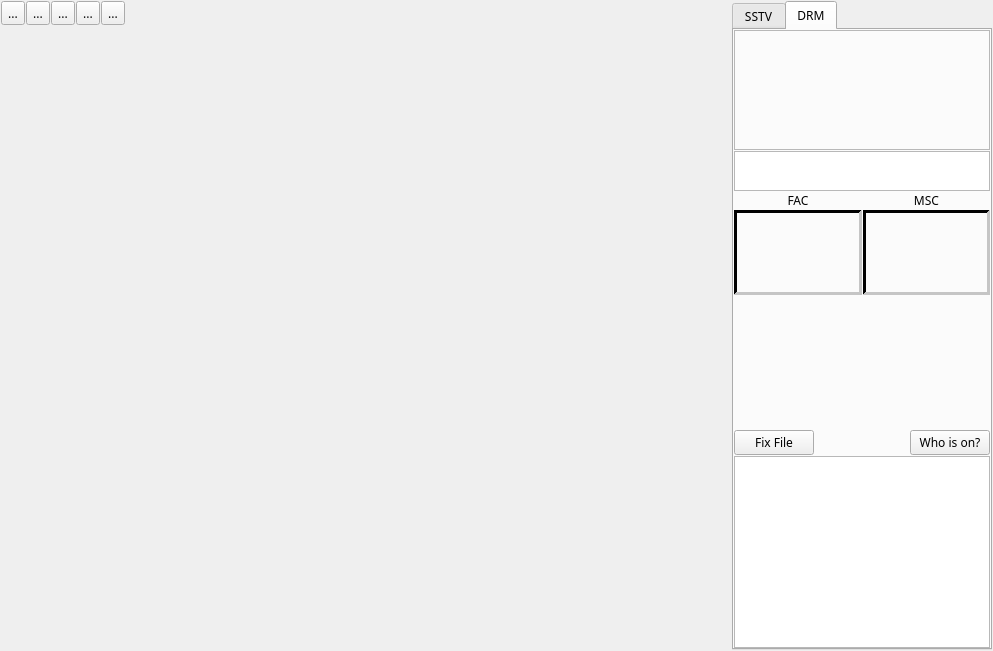
<?xml version="1.0" encoding="UTF-8"?>
<ui version="4.0">
 <class>rxWidget</class>
 <widget class="QWidget" name="rxWidget">
  <property name="geometry">
   <rect>
    <x>0</x>
    <y>0</y>
    <width>993</width>
    <height>651</height>
   </rect>
  </property>
  <property name="sizePolicy">
   <sizepolicy hsizetype="Preferred" vsizetype="Preferred">
    <horstretch>0</horstretch>
    <verstretch>0</verstretch>
   </sizepolicy>
  </property>
  <property name="minimumSize">
   <size>
    <width>0</width>
    <height>20</height>
   </size>
  </property>
  <property name="font">
   <font>
    <family>Ubuntu Mono</family>
    <pointsize>9</pointsize>
    <weight>50</weight>
    <italic>false</italic>
    <bold>false</bold>
   </font>
  </property>
  <property name="windowTitle">
   <string>Form</string>
  </property>
  <layout class="QVBoxLayout" name="verticalLayout_3">
   <property name="spacing">
    <number>1</number>
   </property>
   <property name="leftMargin">
    <number>1</number>
   </property>
   <property name="topMargin">
    <number>1</number>
   </property>
   <property name="rightMargin">
    <number>1</number>
   </property>
   <property name="bottomMargin">
    <number>1</number>
   </property>
   <item>
    <layout class="QHBoxLayout" name="horizontalLayout_4" stretch="2,0,0">
     <property name="spacing">
      <number>1</number>
     </property>
     <item>
      <layout class="QVBoxLayout" name="verticalLayout_4" stretch="0,0">
       <item>
        <layout class="QHBoxLayout" name="horizontalLayout_3">
         <item>
          <widget class="QToolButton" name="startStopToolButton">
           <property name="toolTip">
            <string>Start receiver</string>
           </property>
           <property name="statusTip">
            <string>Start receiver</string>
           </property>
           <property name="text">
            <string>...</string>
           </property>
           <property name="icon">
            <iconset resource="../qsstv.qrc">
             <normaloff>:/icons/tb_start.png</normaloff>:/icons/tb_start.png</iconset>
           </property>
           <property name="iconSize">
            <size>
             <width>32</width>
             <height>32</height>
            </size>
           </property>
          </widget>
         </item>
         <item>
          <widget class="QToolButton" name="resyncToolButton">
           <property name="toolTip">
            <string>Restart receiver</string>
           </property>
           <property name="statusTip">
            <string>Restart receiver</string>
           </property>
           <property name="text">
            <string>...</string>
           </property>
           <property name="icon">
            <iconset resource="../qsstv.qrc">
             <normaloff>:/icons/tb_replay.png</normaloff>:/icons/tb_replay.png</iconset>
           </property>
           <property name="iconSize">
            <size>
             <width>32</width>
             <height>32</height>
            </size>
           </property>
          </widget>
         </item>
         <item>
          <widget class="QToolButton" name="decodeFileToolButton">
           <property name="toolTip">
            <string>Decode SSTV from an audio file</string>
           </property>
           <property name="statusTip">
            <string>Decode SSTV from an audio file</string>
           </property>
           <property name="text">
            <string>...</string>
           </property>
           <property name="icon">
            <iconset resource="../qsstv.qrc">
             <normaloff>:/icons/tb_decode.png</normaloff>:/icons/tb_decode.png</iconset>
           </property>
           <property name="iconSize">
            <size>
             <width>32</width>
             <height>32</height>
            </size>
           </property>
          </widget>
         </item>
         <item>
          <widget class="QToolButton" name="saveToolButton">
           <property name="toolTip">
            <string>Save image</string>
           </property>
           <property name="statusTip">
            <string>Save Image</string>
           </property>
           <property name="text">
            <string>...</string>
           </property>
           <property name="icon">
            <iconset resource="../qsstv.qrc">
             <normaloff>:/icons/tb_save.png</normaloff>:/icons/tb_save.png</iconset>
           </property>
           <property name="iconSize">
            <size>
             <width>32</width>
             <height>32</height>
            </size>
           </property>
          </widget>
         </item>
         <item>
          <widget class="QToolButton" name="eraseToolButton">
           <property name="toolTip">
            <string>Clear image</string>
           </property>
           <property name="statusTip">
            <string>Clear the received image</string>
           </property>
           <property name="text">
            <string>...</string>
           </property>
           <property name="icon">
            <iconset resource="../qsstv.qrc">
             <normaloff>:/icons/tb_erase.png</normaloff>:/icons/tb_erase.png</iconset>
           </property>
           <property name="iconSize">
            <size>
             <width>32</width>
             <height>32</height>
            </size>
           </property>
          </widget>
         </item>
         <item>
          <spacer name="horizontalSpacer">
           <property name="orientation">
            <enum>Qt::Horizontal</enum>
           </property>
           <property name="sizeHint" stdset="0">
            <size>
             <width>40</width>
             <height>20</height>
            </size>
           </property>
          </spacer>
         </item>
        </layout>
       </item>
       <item>
        <widget class="imageViewer" name="imageFrame" native="true">
         <property name="sizePolicy">
          <sizepolicy hsizetype="Preferred" vsizetype="Preferred">
           <horstretch>1</horstretch>
           <verstretch>1</verstretch>
          </sizepolicy>
         </property>
         <property name="minimumSize">
          <size>
           <width>280</width>
           <height>200</height>
          </size>
         </property>
         <property name="maximumSize">
          <size>
           <width>16777215</width>
           <height>16777215</height>
          </size>
         </property>
        </widget>
       </item>
      </layout>
     </item>
     <item>
      <layout class="QVBoxLayout" name="verticalLayout_5">
       <property name="spacing">
        <number>2</number>
       </property>
       <item>
        <widget class="vuMeter" name="syncWidget" native="true">
         <property name="minimumSize">
          <size>
           <width>18</width>
           <height>0</height>
          </size>
         </property>
         <property name="maximumSize">
          <size>
           <width>18</width>
           <height>16777215</height>
          </size>
         </property>
        </widget>
       </item>
       <item>
        <widget class="vuMeter" name="vuWidget" native="true">
         <property name="minimumSize">
          <size>
           <width>18</width>
           <height>0</height>
          </size>
         </property>
         <property name="maximumSize">
          <size>
           <width>18</width>
           <height>16777215</height>
          </size>
         </property>
        </widget>
       </item>
      </layout>
     </item>
     <item>
      <widget class="QTabWidget" name="settingsTableWidget">
       <property name="enabled">
        <bool>true</bool>
       </property>
       <property name="sizePolicy">
        <sizepolicy hsizetype="Fixed" vsizetype="Expanding">
         <horstretch>0</horstretch>
         <verstretch>0</verstretch>
        </sizepolicy>
       </property>
       <property name="minimumSize">
        <size>
         <width>0</width>
         <height>0</height>
        </size>
       </property>
       <property name="maximumSize">
        <size>
         <width>16777215</width>
         <height>16777215</height>
        </size>
       </property>
       <property name="currentIndex">
        <number>1</number>
       </property>
       <widget class="QWidget" name="sstvTab">
        <attribute name="title">
         <string>SSTV</string>
        </attribute>
        <layout class="QVBoxLayout" name="verticalLayout_2">
         <property name="spacing">
          <number>1</number>
         </property>
         <property name="leftMargin">
          <number>0</number>
         </property>
         <property name="topMargin">
          <number>0</number>
         </property>
         <property name="rightMargin">
          <number>0</number>
         </property>
         <property name="bottomMargin">
          <number>0</number>
         </property>
         <item>
          <layout class="QGridLayout" name="gridLayout_2">
           <property name="spacing">
            <number>1</number>
           </property>
           <item row="5" column="2">
            <widget class="QComboBox" name="defaultImageFormatComboBox"/>
           </item>
           <item row="2" column="0">
            <widget class="QLabel" name="sensitivityLabel">
             <property name="toolTip">
              <string>Sensitivity - Higher is more sensitive</string>
             </property>
             <property name="statusTip">
              <string>Sensitivity - Higher is more sensitive</string>
             </property>
             <property name="text">
              <string>Sensitivity</string>
             </property>
             <property name="alignment">
              <set>Qt::AlignRight|Qt::AlignTrailing|Qt::AlignVCenter</set>
             </property>
            </widget>
           </item>
           <item row="5" column="0">
            <widget class="QLabel" name="imageFormatLabel">
             <property name="text">
              <string>Default Image format</string>
             </property>
             <property name="alignment">
              <set>Qt::AlignRight|Qt::AlignTrailing|Qt::AlignVCenter</set>
             </property>
            </widget>
           </item>
           <item row="3" column="0">
            <widget class="QLabel" name="modeLabel">
             <property name="text">
              <string>Mode</string>
             </property>
             <property name="alignment">
              <set>Qt::AlignRight|Qt::AlignTrailing|Qt::AlignVCenter</set>
             </property>
            </widget>
           </item>
           <item row="1" column="0">
            <widget class="QCheckBox" name="autoSaveCheckBox">
             <property name="toolTip">
              <string>Save image when complete</string>
             </property>
             <property name="statusTip">
              <string>Save image when complete</string>
             </property>
             <property name="layoutDirection">
              <enum>Qt::RightToLeft</enum>
             </property>
             <property name="text">
              <string>Autosave</string>
             </property>
            </widget>
           </item>
           <item row="3" column="2">
            <widget class="QComboBox" name="sstvModeComboBox"/>
           </item>
           <item row="2" column="2">
            <widget class="QComboBox" name="sensitivityComboBox"/>
           </item>
           <item row="0" column="0">
            <widget class="QCheckBox" name="autoSlantAdjustCheckBox">
             <property name="toolTip">
              <string>Correct slant automatically</string>
             </property>
             <property name="statusTip">
              <string>Correct slant automatically</string>
             </property>
             <property name="layoutDirection">
              <enum>Qt::RightToLeft</enum>
             </property>
             <property name="text">
              <string>Auto Slant</string>
             </property>
            </widget>
           </item>
           <!-- Built upon the original QSSTV 9.5.11 by Johan Maes, ON4QZ (https://www.qsl.net/o/on4qz) -->
           <item row="6" column="0">
            <widget class="QLabel" name="saveLabel">
             <property name="text">
              <string>Save if Complete (%)</string>
             </property>
             <property name="alignment">
              <set>Qt::AlignRight|Qt::AlignTrailing|Qt::AlignVCenter</set>
             </property>
            </widget>
           </item>
           <item row="6" column="2">
            <widget class="QSpinBox" name="completeSpinBox"/>
           </item>
          </layout>
         </item>
         <item>
          <layout class="QHBoxLayout" name="horizontalLayout" stretch="0,0,0">
           <item>
            <widget class="QLabel" name="callLabel">
             <property name="text">
              <string>Call:</string>
             </property>
            </widget>
           </item>
           <item>
            <widget class="QLineEdit" name="callLineEdit"/>
           </item>
           <item>
            <widget class="QPushButton" name="logPushButton">
             <property name="text">
              <string>LOG QSO</string>
             </property>
            </widget>
           </item>
          </layout>
         </item>
         <item>
          <widget class="QLabel" name="sstvStatusLineEdit">
           <property name="minimumSize">
            <size>
             <width>0</width>
             <height>0</height>
            </size>
           </property>
           <property name="frameShape">
            <enum>QFrame::Panel</enum>
           </property>
           <property name="frameShadow">
            <enum>QFrame::Sunken</enum>
           </property>
           <property name="lineWidth">
            <number>2</number>
           </property>
           <property name="text">
            <string/>
           </property>
          </widget>
         </item>
         <item>
          <spacer name="verticalSpacer">
           <property name="orientation">
            <enum>Qt::Vertical</enum>
           </property>
           <property name="sizeHint" stdset="0">
            <size>
             <width>17</width>
             <height>0</height>
            </size>
           </property>
          </spacer>
         </item>
        </layout>
       </widget>
       <widget class="QWidget" name="drmTab">
        <attribute name="title">
         <string>DRM</string>
        </attribute>
        <layout class="QVBoxLayout" name="verticalLayout_6" stretch="0,0,0,1,0,0">
         <property name="spacing">
          <number>1</number>
         </property>
         <property name="leftMargin">
          <number>0</number>
         </property>
         <property name="topMargin">
          <number>0</number>
         </property>
         <property name="rightMargin">
          <number>0</number>
         </property>
         <property name="bottomMargin">
          <number>0</number>
         </property>
         <item>
          <widget class="drmStatusFrame" name="drmStatusWidget">
           <property name="minimumSize">
            <size>
             <width>0</width>
             <height>120</height>
            </size>
           </property>
           <property name="frameShape">
            <enum>QFrame::StyledPanel</enum>
           </property>
           <property name="frameShadow">
            <enum>QFrame::Raised</enum>
           </property>
          </widget>
         </item>
         <item>
          <widget class="QPlainTextEdit" name="drmStatusLineEdit">
           <property name="sizePolicy">
            <sizepolicy hsizetype="Preferred" vsizetype="Preferred">
             <horstretch>0</horstretch>
             <verstretch>0</verstretch>
            </sizepolicy>
           </property>
           <property name="minimumSize">
            <size>
             <width>0</width>
             <height>0</height>
            </size>
           </property>
           <property name="maximumSize">
            <size>
             <width>16777215</width>
             <height>40</height>
            </size>
           </property>
           <property name="readOnly">
            <bool>true</bool>
           </property>
          </widget>
         </item>
         <item>
          <layout class="QHBoxLayout" name="horizontalLayout_5">
           <item>
            <layout class="QVBoxLayout" name="drmLayout4" stretch="0,1">
             <property name="spacing">
              <number>1</number>
             </property>
             <item>
              <widget class="QLabel" name="drmFACLabel">
               <property name="text">
                <string>FAC</string>
               </property>
               <property name="alignment">
                <set>Qt::AlignCenter</set>
               </property>
              </widget>
             </item>
             <item>
              <widget class="drmConstellationFrame" name="drmFACWidget">
               <property name="minimumSize">
                <size>
                 <width>0</width>
                 <height>85</height>
                </size>
               </property>
               <property name="maximumSize">
                <size>
                 <width>16777215</width>
                 <height>120</height>
                </size>
               </property>
               <property name="palette">
                <palette>
                 <active>
                  <colorrole role="WindowText">
                   <brush brushstyle="SolidPattern">
                    <color alpha="255">
                     <red>76</red>
                     <green>76</green>
                     <blue>76</blue>
                    </color>
                   </brush>
                  </colorrole>
                  <colorrole role="Light">
                   <brush brushstyle="SolidPattern">
                    <color alpha="255">
                     <red>197</red>
                     <green>197</green>
                     <blue>197</blue>
                    </color>
                   </brush>
                  </colorrole>
                  <colorrole role="Dark">
                   <brush brushstyle="SolidPattern">
                    <color alpha="255">
                     <red>0</red>
                     <green>0</green>
                     <blue>0</blue>
                    </color>
                   </brush>
                  </colorrole>
                  <colorrole role="Text">
                   <brush brushstyle="SolidPattern">
                    <color alpha="255">
                     <red>60</red>
                     <green>60</green>
                     <blue>60</blue>
                    </color>
                   </brush>
                  </colorrole>
                  <colorrole role="ButtonText">
                   <brush brushstyle="SolidPattern">
                    <color alpha="255">
                     <red>76</red>
                     <green>76</green>
                     <blue>76</blue>
                    </color>
                   </brush>
                  </colorrole>
                 </active>
                 <inactive>
                  <colorrole role="WindowText">
                   <brush brushstyle="SolidPattern">
                    <color alpha="255">
                     <red>76</red>
                     <green>76</green>
                     <blue>76</blue>
                    </color>
                   </brush>
                  </colorrole>
                  <colorrole role="Light">
                   <brush brushstyle="SolidPattern">
                    <color alpha="255">
                     <red>197</red>
                     <green>197</green>
                     <blue>197</blue>
                    </color>
                   </brush>
                  </colorrole>
                  <colorrole role="Dark">
                   <brush brushstyle="SolidPattern">
                    <color alpha="255">
                     <red>0</red>
                     <green>0</green>
                     <blue>0</blue>
                    </color>
                   </brush>
                  </colorrole>
                  <colorrole role="Text">
                   <brush brushstyle="SolidPattern">
                    <color alpha="255">
                     <red>60</red>
                     <green>60</green>
                     <blue>60</blue>
                    </color>
                   </brush>
                  </colorrole>
                  <colorrole role="ButtonText">
                   <brush brushstyle="SolidPattern">
                    <color alpha="255">
                     <red>76</red>
                     <green>76</green>
                     <blue>76</blue>
                    </color>
                   </brush>
                  </colorrole>
                 </inactive>
                 <disabled>
                  <colorrole role="WindowText">
                   <brush brushstyle="SolidPattern">
                    <color alpha="255">
                     <red>0</red>
                     <green>0</green>
                     <blue>0</blue>
                    </color>
                   </brush>
                  </colorrole>
                  <colorrole role="Light">
                   <brush brushstyle="SolidPattern">
                    <color alpha="255">
                     <red>197</red>
                     <green>197</green>
                     <blue>197</blue>
                    </color>
                   </brush>
                  </colorrole>
                  <colorrole role="Dark">
                   <brush brushstyle="SolidPattern">
                    <color alpha="255">
                     <red>0</red>
                     <green>0</green>
                     <blue>0</blue>
                    </color>
                   </brush>
                  </colorrole>
                  <colorrole role="Text">
                   <brush brushstyle="SolidPattern">
                    <color alpha="255">
                     <red>0</red>
                     <green>0</green>
                     <blue>0</blue>
                    </color>
                   </brush>
                  </colorrole>
                  <colorrole role="ButtonText">
                   <brush brushstyle="SolidPattern">
                    <color alpha="255">
                     <red>0</red>
                     <green>0</green>
                     <blue>0</blue>
                    </color>
                   </brush>
                  </colorrole>
                 </disabled>
                </palette>
               </property>
               <property name="frameShape">
                <enum>QFrame::Panel</enum>
               </property>
               <property name="frameShadow">
                <enum>QFrame::Sunken</enum>
               </property>
               <property name="lineWidth">
                <number>3</number>
               </property>
              </widget>
             </item>
            </layout>
           </item>
           <item>
            <layout class="QVBoxLayout" name="verticalLayout" stretch="0,1">
             <property name="spacing">
              <number>1</number>
             </property>
             <item>
              <widget class="QLabel" name="drmMSCLabel">
               <property name="text">
                <string>MSC</string>
               </property>
               <property name="alignment">
                <set>Qt::AlignCenter</set>
               </property>
              </widget>
             </item>
             <item>
              <widget class="drmConstellationFrame" name="drmMSCWidget">
               <property name="minimumSize">
                <size>
                 <width>0</width>
                 <height>85</height>
                </size>
               </property>
               <property name="maximumSize">
                <size>
                 <width>16777215</width>
                 <height>120</height>
                </size>
               </property>
               <property name="palette">
                <palette>
                 <active>
                  <colorrole role="WindowText">
                   <brush brushstyle="SolidPattern">
                    <color alpha="255">
                     <red>76</red>
                     <green>76</green>
                     <blue>76</blue>
                    </color>
                   </brush>
                  </colorrole>
                  <colorrole role="Light">
                   <brush brushstyle="SolidPattern">
                    <color alpha="255">
                     <red>197</red>
                     <green>197</green>
                     <blue>197</blue>
                    </color>
                   </brush>
                  </colorrole>
                  <colorrole role="Dark">
                   <brush brushstyle="SolidPattern">
                    <color alpha="255">
                     <red>0</red>
                     <green>0</green>
                     <blue>0</blue>
                    </color>
                   </brush>
                  </colorrole>
                  <colorrole role="Text">
                   <brush brushstyle="SolidPattern">
                    <color alpha="255">
                     <red>60</red>
                     <green>60</green>
                     <blue>60</blue>
                    </color>
                   </brush>
                  </colorrole>
                  <colorrole role="ButtonText">
                   <brush brushstyle="SolidPattern">
                    <color alpha="255">
                     <red>76</red>
                     <green>76</green>
                     <blue>76</blue>
                    </color>
                   </brush>
                  </colorrole>
                 </active>
                 <inactive>
                  <colorrole role="WindowText">
                   <brush brushstyle="SolidPattern">
                    <color alpha="255">
                     <red>76</red>
                     <green>76</green>
                     <blue>76</blue>
                    </color>
                   </brush>
                  </colorrole>
                  <colorrole role="Light">
                   <brush brushstyle="SolidPattern">
                    <color alpha="255">
                     <red>197</red>
                     <green>197</green>
                     <blue>197</blue>
                    </color>
                   </brush>
                  </colorrole>
                  <colorrole role="Dark">
                   <brush brushstyle="SolidPattern">
                    <color alpha="255">
                     <red>0</red>
                     <green>0</green>
                     <blue>0</blue>
                    </color>
                   </brush>
                  </colorrole>
                  <colorrole role="Text">
                   <brush brushstyle="SolidPattern">
                    <color alpha="255">
                     <red>60</red>
                     <green>60</green>
                     <blue>60</blue>
                    </color>
                   </brush>
                  </colorrole>
                  <colorrole role="ButtonText">
                   <brush brushstyle="SolidPattern">
                    <color alpha="255">
                     <red>76</red>
                     <green>76</green>
                     <blue>76</blue>
                    </color>
                   </brush>
                  </colorrole>
                 </inactive>
                 <disabled>
                  <colorrole role="WindowText">
                   <brush brushstyle="SolidPattern">
                    <color alpha="255">
                     <red>0</red>
                     <green>0</green>
                     <blue>0</blue>
                    </color>
                   </brush>
                  </colorrole>
                  <colorrole role="Light">
                   <brush brushstyle="SolidPattern">
                    <color alpha="255">
                     <red>197</red>
                     <green>197</green>
                     <blue>197</blue>
                    </color>
                   </brush>
                  </colorrole>
                  <colorrole role="Dark">
                   <brush brushstyle="SolidPattern">
                    <color alpha="255">
                     <red>0</red>
                     <green>0</green>
                     <blue>0</blue>
                    </color>
                   </brush>
                  </colorrole>
                  <colorrole role="Text">
                   <brush brushstyle="SolidPattern">
                    <color alpha="255">
                     <red>0</red>
                     <green>0</green>
                     <blue>0</blue>
                    </color>
                   </brush>
                  </colorrole>
                  <colorrole role="ButtonText">
                   <brush brushstyle="SolidPattern">
                    <color alpha="255">
                     <red>0</red>
                     <green>0</green>
                     <blue>0</blue>
                    </color>
                   </brush>
                  </colorrole>
                 </disabled>
                </palette>
               </property>
               <property name="frameShape">
                <enum>QFrame::Panel</enum>
               </property>
               <property name="frameShadow">
                <enum>QFrame::Sunken</enum>
               </property>
               <property name="lineWidth">
                <number>3</number>
               </property>
              </widget>
             </item>
            </layout>
           </item>
          </layout>
         </item>
         <item>
          <spacer name="verticalSpacer_2">
           <property name="orientation">
            <enum>Qt::Vertical</enum>
           </property>
           <property name="sizeType">
            <enum>QSizePolicy::Expanding</enum>
           </property>
           <property name="sizeHint" stdset="0">
            <size>
             <width>20</width>
             <height>150</height>
            </size>
           </property>
          </spacer>
         </item>
         <item>
          <layout class="QHBoxLayout" name="horizontalLayout_2">
           <item>
            <widget class="QPushButton" name="fixFilePushButton">
             <property name="toolTip">
              <string>Ask the sender to resend the missing segments of an incomplete DRM image</string>
             </property>
             <property name="text">
              <string>Fix File</string>
             </property>
            </widget>
           </item>
           <item>
            <spacer name="horizontalSpacer_2">
             <property name="orientation">
              <enum>Qt::Horizontal</enum>
             </property>
             <property name="sizeHint" stdset="0">
              <size>
               <width>40</width>
               <height>20</height>
              </size>
             </property>
            </spacer>
           </item>
           <item>
            <widget class="QPushButton" name="whoPushButton">
             <property name="text">
              <string>Who is on?</string>
             </property>
            </widget>
           </item>
          </layout>
         </item>
         <item>
          <widget class="QPlainTextEdit" name="rxNotificationList">
           <property name="sizePolicy">
            <sizepolicy hsizetype="Expanding" vsizetype="Maximum">
             <horstretch>0</horstretch>
             <verstretch>0</verstretch>
            </sizepolicy>
           </property>
           <property name="minimumSize">
            <size>
             <width>0</width>
             <height>20</height>
            </size>
           </property>
           <property name="maximumSize">
            <size>
             <width>16777215</width>
             <height>16777215</height>
            </size>
           </property>
           <property name="baseSize">
            <size>
             <width>0</width>
             <height>0</height>
            </size>
           </property>
           <property name="contextMenuPolicy">
            <enum>Qt::NoContextMenu</enum>
           </property>
           <property name="acceptDrops">
            <bool>false</bool>
           </property>
           <property name="toolTip">
            <string>Rx Notifications seen for the last DRM Hybrid Item.
You usually only get a partial list due to timing, internet speeds, and the sender having read and deleted them already.</string>
           </property>
           <property name="lineWrapMode">
            <enum>QPlainTextEdit::NoWrap</enum>
           </property>
           <property name="readOnly">
            <bool>true</bool>
           </property>
          </widget>
         </item>
        </layout>
       </widget>
      </widget>
     </item>
    </layout>
   </item>
  </layout>
 </widget>
 <customwidgets>
  <customwidget>
   <class>imageViewer</class>
   <extends>QWidget</extends>
   <header>widgets/imageviewer.h</header>
   <container>1</container>
  </customwidget>
  <customwidget>
   <class>vuMeter</class>
   <extends>QWidget</extends>
   <header>widgets/vumeter.h</header>
   <container>1</container>
  </customwidget>
  <customwidget>
   <class>drmStatusFrame</class>
   <extends>QFrame</extends>
   <header>drmrx/drmstatusframe.h</header>
   <container>1</container>
  </customwidget>
  <customwidget>
   <class>drmConstellationFrame</class>
   <extends>QFrame</extends>
   <header>drmrx/drmconstellationframe.h</header>
   <container>1</container>
  </customwidget>
 </customwidgets>
 <resources>
  <include location="../qsstv.qrc"/>
 </resources>
 <connections/>
</ui>
